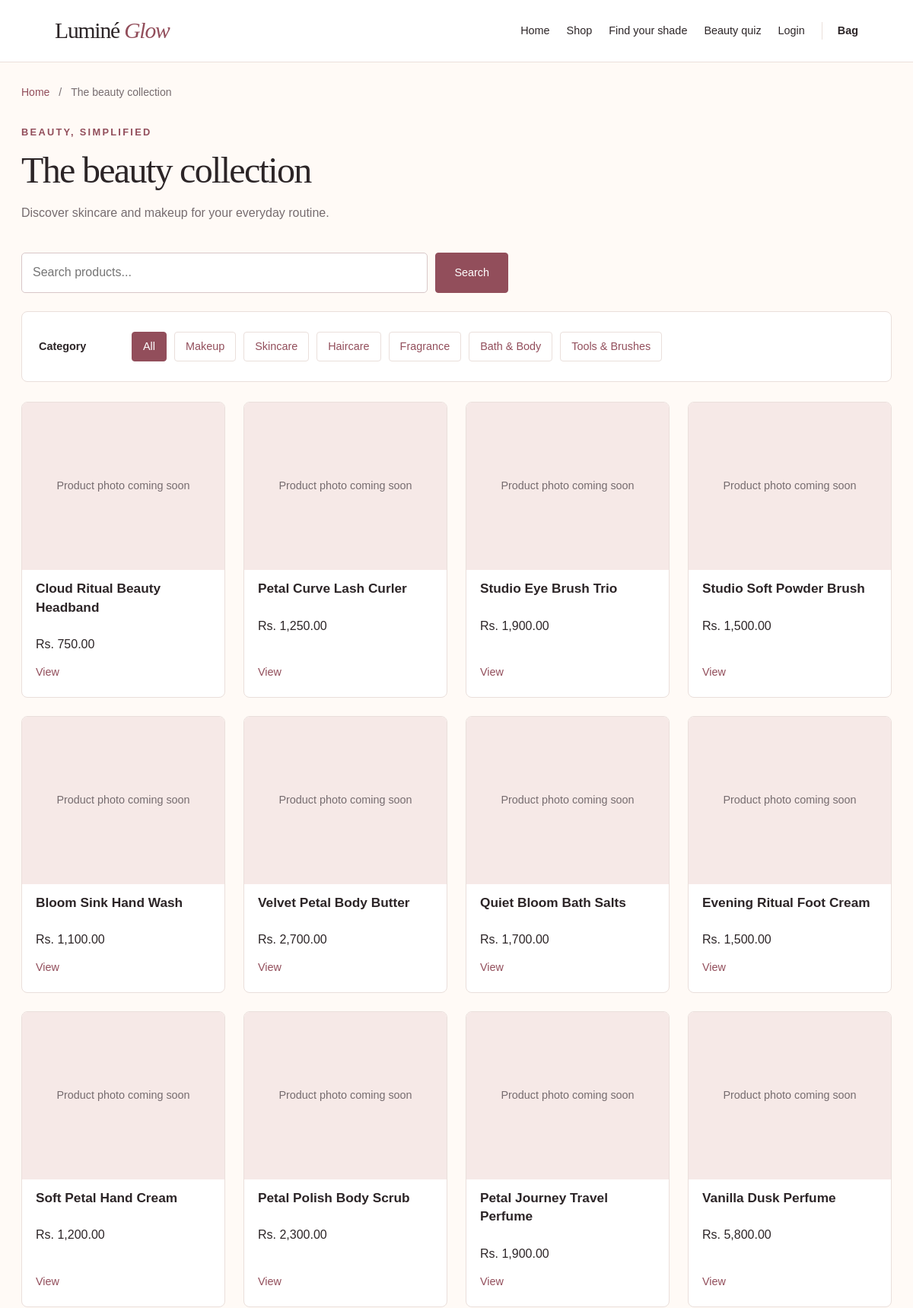
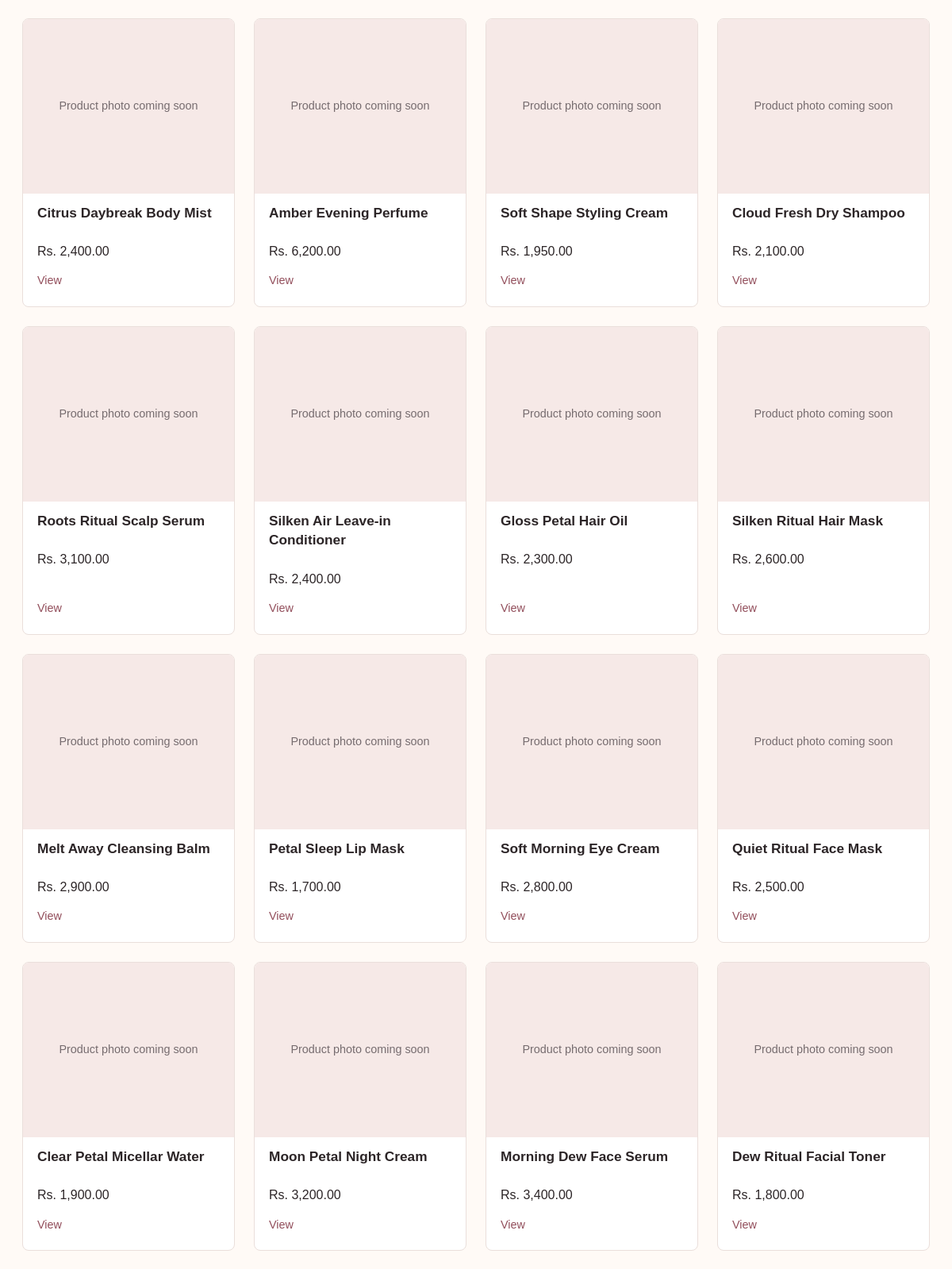
The app's page /modules/products/index.php (upper part) with its own data (2 pictures, top to bottom).
### tables this page shows
CREATE TABLE Category (
    category_id INT AUTO_INCREMENT PRIMARY KEY,
    category_name VARCHAR(100) NOT NULL,
    category_description VARCHAR(255)
);

CREATE TABLE Product (
    product_id INT AUTO_INCREMENT PRIMARY KEY,

    product_name VARCHAR(150) NOT NULL,
    price DECIMAL(10,2) NOT NULL,
    stock INT NOT NULL DEFAULT 0,

    category_id INT,
    brand_id INT,

    image VARCHAR(255),
    description TEXT,

    skin_tone VARCHAR(50),
    skin_type VARCHAR(50),

    sub_category VARCHAR(100) DEFAULT NULL,
    product_type VARCHAR(100) DEFAULT NULL,

    sku VARCHAR(50) DEFAULT NULL,
    barcode VARCHAR(50) DEFAULT NULL,
    short_description VARCHAR(255) DEFAULT NULL,

    ingredients TEXT,
    how_to_use TEXT,
    warnings TEXT,

    finish VARCHAR(50) DEFAULT NULL,
    coverage VARCHAR(50) DEFAULT NULL,

    FOREIGN KEY (category_id)
        REFERENCES Category(category_id),

    FOREIGN KEY (brand_id)
        REFERENCES Brand(brand_id)
);

### modules/products/index.php (called while the page is built, shortened)
<?php
require_once __DIR__ . '/../../config/db.php';
$categoryId  = $_GET['category_id'] ?? null;
$search      = trim($_GET['q'] ?? '');
$sql = "SELECT * FROM Product WHERE 1=1";
$params = [];
$sql .= " ORDER BY product_id DESC";
$stmt = $pdo->prepare($sql);
$stmt->execute($params);
$products = $stmt->fetchAll();
$categories = $pdo->query("SELECT * FROM Category")->fetchAll();
require_once __DIR__ . '/../../includes/header.php';
require __DIR__ . '/../../views/products/index.view.php';
require_once __DIR__ . '/../../includes/footer.php';

### config/paths.php (called while the page is built, shortened)
<?php
function lg_url($path = '')
{
    return LG_BASE_PATH . '/' . ltrim((string) $path, '/');
}
function lg_image_url(array $product)
{
    $value = trim((string) ($product['image'] ?? ''));
    if ($value === '') {
        $value = trim((string) ($product['image_url'] ?? ''));
    }
    if ($value === '') {
        return '';
    }
    $value = str_replace('\\', '/', $value);
    $value = preg_replace(
        '~^(?:(?:\./|\.\./)+)(?=(?:assets|uploads)/)~',
        '',
        $value
    );
    return lg_url($value);
}

### views/products/index.view.php (the view, shortened to what this page needs)
<section class="catalogue">
    <form method="get" class="search-bar">
        <input type="search" name="q" aria-label="Search the collection" value="<?= htmlspecialchars($search) ?>" placeholder="Search products...">
        <button type="submit">Search</button>
    </form>
    <div class="filter-tree">
        <div class="filter-level">
            <strong>Category</strong>
            <a href="<?= htmlspecialchars(LG_BASE_PATH, ENT_QUOTES, 'UTF-8') ?>/modules/products/index.php" class="<?= !$categoryId ? 'active' : '' ?>">All</a>
            <?php foreach ($categories as $cat): ?>
                <a href="?category_id=<?= $cat['category_id'] ?>" class="<?= $categoryId == $cat['category_id'] ? 'active' : '' ?>">
                    <?= htmlspecialchars($cat['category_name']) ?>
                </a>
            <?php endforeach; ?>
        </div>
    </div>
    <div class="product-grid">
        <?php foreach ($products as $p): ?>
            <div class="product-card">
                <?php $displayImage = lg_image_url($p); ?>
                <?php if ($displayImage !== ''): ?>
                <img src="<?= htmlspecialchars($displayImage, ENT_QUOTES, 'UTF-8') ?>" alt="<?= htmlspecialchars($p['product_name']) ?>" loading="lazy">
                <?php else: ?><div class="image-missing">Product photo coming soon</div><?php endif; ?>
                <h3><?= htmlspecialchars($p['product_name']) ?></h3>
                <p>Rs. <?= number_format($p['price'], 2) ?></p>
                <a href="<?= htmlspecialchars(LG_BASE_PATH, ENT_QUOTES, 'UTF-8') ?>/modules/products/product.php?id=<?= $p['product_id'] ?>">View</a>
            </div>
        <?php endforeach; ?>
    </div>
</section>

### assets/css/pages/catalogue.css (style rules this page uses)
.catalogue .search-bar { display:flex; gap:10px; max-width:640px; margin:0 0 24px; }
.search-bar input { min-width:0; flex:1; }
.search-bar button { margin:7px 0 0; }
.filter-tree { padding:18px 22px; background:white; border:1px solid var(--line); border-radius:8px; margin-bottom:26px; }
.filter-level { display:flex; align-items:center; flex-wrap:wrap; gap:10px; padding:8px 0; }
.filter-level strong { min-width:112px; font-size:.9rem; }
.filter-level a { padding:7px 14px; border:1px solid var(--line); border-radius:4px; font-size:.9rem; }
.filter-level a.active { color:white; background:var(--rose-text); border-color:var(--rose-text); }
.catalogue .product-card>h3,.catalogue .product-card>p,.catalogue .product-card>a { margin:12px 18px; }
.catalogue .product-card>a:last-child { margin-top:auto; padding-bottom:8px; font-size:.9rem; }

### assets/css/base.css (style rules this page uses)
:root { --ink:#2c2527; --muted:#766c6f; --cream:#fffaf6; --blush:#f2d9d9; --rose:#b76d78; --rose-text:#924e5b; --gold:#c9a46c; --white:#fff; --line:#eadfdb; --dark:#312b2d; --error:#a02c40; --success:#316847; --shadow:0 12px 36px rgba(44,37,39,.07); --radius:8px; --serif:Georgia,'Times New Roman',serif; --sans:Arial,'Segoe UI',sans-serif; }
* { box-sizing:border-box; }
body { margin:0; font:16px/1.65 var(--sans); color:var(--ink); background:var(--cream); }
h1,h2,h3,p { margin:0 0 1rem; }
h3 { font-size:1.08rem; line-height:1.4; }
a { color:var(--rose-text); text-decoration:none; text-underline-offset:4px; }
button,input,select,textarea { font:inherit; }
button { cursor:pointer; }

### assets/css/components.css (style rules this page uses)
.btn,button[type=submit],.next-btn,.prev-btn,.remove-btn { display:inline-flex; justify-content:center; align-items:center; min-height:46px; padding:12px 24px; border:1px solid var(--rose-text); border-radius:4px; background:var(--rose-text); color:white; font-size:.9rem; font-weight:500; text-decoration:none; }
input:not([type=hidden]):not([type=checkbox]):not([type=radio]),select,textarea { display:block; width:100%; min-height:46px; padding:12px 14px; margin-top:7px; border:1px solid #d8c7c8; border-radius:5px; background:white; color:var(--ink); }
form>button { margin:8px 0 12px; }
.product-grid { display:grid; grid-template-columns:repeat(4,minmax(0,1fr)); gap:24px; }
.product-card { display:flex; flex-direction:column; border:1px solid var(--line); border-radius:8px; overflow:hidden; background:white; }
.image-missing { min-height:220px; display:grid; place-items:center; padding:24px; background:#f6e9e7; color:var(--muted); text-align:center; font-size:.9rem; }

### records on screen
category: category_name "Makeup"
category: category_name "Skincare"
category: category_name "Haircare"
category: category_name "Fragrance"
category: category_name "Bath & Body"
category: category_name "Tools & Brushes"
product: product_name "Cloud Ritual Beauty Headband", price "750.00"
product: product_name "Petal Curve Lash Curler", price "1,250.00"
product: product_name "Studio Eye Brush Trio", price "1,900.00"
product: product_name "Studio Soft Powder Brush", price "1,500.00"
product: product_name "Bloom Sink Hand Wash", price "1,100.00"
product: product_name "Velvet Petal Body Butter", price "2,700.00"
product: product_name "Quiet Bloom Bath Salts", price "1,700.00"
product: product_name "Evening Ritual Foot Cream", price "1,500.00"
product: product_name "Soft Petal Hand Cream", price "1,200.00"
product: product_name "Petal Polish Body Scrub", price "2,300.00"
product: product_name "Petal Journey Travel Perfume", price "1,900.00"
product: product_name "Vanilla Dusk Perfume", price "5,800.00"
product: product_name "Citrus Daybreak Body Mist", price "2,400.00"
product: product_name "Amber Evening Perfume", price "6,200.00"
product: product_name "Soft Shape Styling Cream", price "1,950.00"
product: product_name "Cloud Fresh Dry Shampoo", price "2,100.00"
product: product_name "Roots Ritual Scalp Serum", price "3,100.00"
product: product_name "Silken Air Leave-in Conditioner", price "2,400.00"
product: product_name "Gloss Petal Hair Oil", price "2,300.00"
product: product_name "Silken Ritual Hair Mask", price "2,600.00"
product: product_name "Melt Away Cleansing Balm", price "2,900.00"
product: product_name "Petal Sleep Lip Mask", price "1,700.00"
product: product_name "Soft Morning Eye Cream", price "2,800.00"
product: product_name "Quiet Ritual Face Mask", price "2,500.00"
product: product_name "Clear Petal Micellar Water", price "1,900.00"
product: product_name "Moon Petal Night Cream", price "3,200.00"
product: product_name "Morning Dew Face Serum", price "3,400.00"
product: product_name "Dew Ritual Facial Toner", price "1,800.00"

### other values on screen
$pageTitle "The beauty collection"
$pageDescription "Discover skincare and makeup for your everyday routine."
